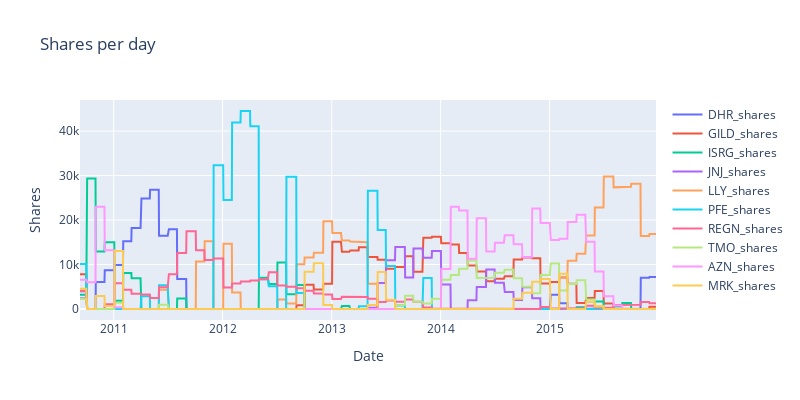

Notebook code for this chart:
### Code cell
fig = go.Figure()

# Loop through each stock and add a trace for its shares
for stock in stocks:
    fig.add_trace(go.Scatter(x=stock_data.index, y=shares_df[stock+'_shares'], mode='lines', name=stock+'_shares'))

fig.update_layout(title='Shares per day',
                  xaxis_title='Date',
                  yaxis_title='Shares',
                  width=800,
                  height=400)

fig.show()

### Figure 1 — Plotly figure (JSON) as saved in the notebook; plotly's stock layout.template omitted (floating-point values rounded to 4 significant figures; data arrays with more than 128 entries replaced by an {"elided": "..."} marker saying what was removed)
{"data": [{"mode": "lines", "name": "DHR_shares", "type": "scatter", "x": {"elided": "1333 str values"}, "y": {"elided": "1334 int values"}}, {"mode": "lines", "name": "GILD_shares", "type": "scatter", "x": {"elided": "1333 str values"}, "y": {"elided": "1334 int values"}}, {"mode": "lines", "name": "ISRG_shares", "type": "scatter", "x": {"elided": "1333 str values"}, "y": {"elided": "1334 int values"}}, {"mode": "lines", "name": "JNJ_shares", "type": "scatter", "x": {"elided": "1333 str values"}, "y": {"elided": "1334 int values"}}, {"mode": "lines", "name": "LLY_shares", "type": "scatter", "x": {"elided": "1333 str values"}, "y": {"elided": "1334 int values"}}, {"mode": "lines", "name": "PFE_shares", "type": "scatter", "x": {"elided": "1333 str values"}, "y": {"elided": "1334 int values"}}, {"mode": "lines", "name": "REGN_shares", "type": "scatter", "x": {"elided": "1333 str values"}, "y": {"elided": "1334 int values"}}, {"mode": "lines", "name": "TMO_shares", "type": "scatter", "x": {"elided": "1333 str values"}, "y": {"elided": "1334 int values"}}, {"mode": "lines", "name": "AZN_shares", "type": "scatter", "x": {"elided": "1333 str values"}, "y": {"elided": "1334 int values"}}, {"mode": "lines", "name": "MRK_shares", "type": "scatter", "x": {"elided": "1333 str values"}, "y": {"elided": "1334 int values"}}], "layout": {"height": 400, "title": {"text": "Shares per day"}, "width": 800, "xaxis": {"title": {"text": "Date"}}, "yaxis": {"title": {"text": "Shares"}}}}
